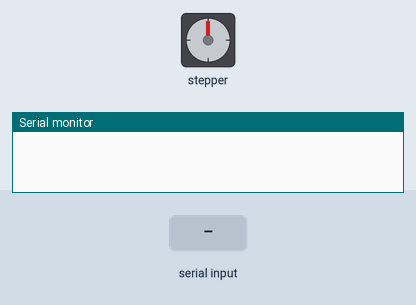
The sketch below on a simulated Arduino Uno, built with avr-gcc and run on an emulated ATmega328P. On the bench: stepper motor, the last lines printed to the serial monitor. Wiring (inferred from the names in the program): stepper motor driver (200 steps per turn assumed): step pin 5; direction pin 2. Inputs (shaded band) come from the test bench.

Above: at 1.2 s.
1.3 s: "a,45\n" received over Serial
At 3.3 s:
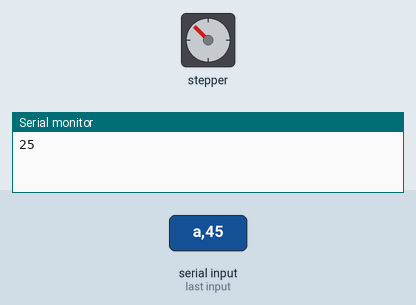
3.6 s: "a,45\n" received over Serial
At 5.0 s:
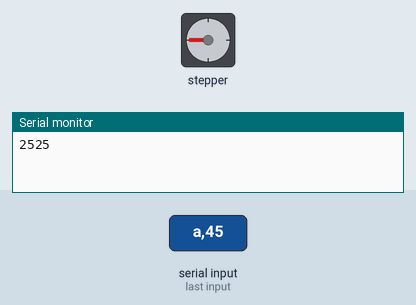
Timing chart, 0 to 6.6 s (numbered marks = the images above; inputs shaded):
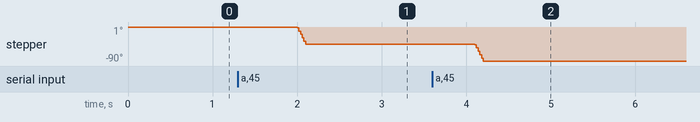

The sketch:

stepwithgui.ino
```cpp
/*const int dirPin = 2;
const int stepPin = 5;
const int stepsPerRevolution = 200;

bool clockwise;  // Default direction is clockwise

void setup()
{
  Serial.begin(9600);
  pinMode(stepPin, OUTPUT);
  pinMode(dirPin, OUTPUT);
}

void loop()
{
  if (Serial.available() > 0) {
    String input = Serial.readStringUntil('\n');
    int commaIndex = input.indexOf(',');

    if (commaIndex != -1) {
      clockwise = (input.substring(0, commaIndex) == "1");
      float angle = input.substring(commaIndex + 1).toFloat();

      int steps = angle * (float(stepsPerRevolution) / 360.0);

      digitalWrite(dirPin, clockwise ? HIGH : LOW);

      for (int i = 0; i < steps; i++) {
        digitalWrite(stepPin, HIGH);
        delayMicroseconds(2000);
        digitalWrite(stepPin, LOW);
        delayMicroseconds(2000);
      }

      Serial.print(steps);
      Serial.println(clockwise);
    }

    while (Serial.available() > 0) {
      // Clear any remaining input in the serial buffer
      Serial.read();
    }
  }

  delay(1000);  // Add a small delay before next iteration
}*/

const int dirPin = 2;
const int stepPin = 5;
const int stepsPerRevolution = 200;

bool clockwise;  // Default direction is clockwise

void setup()
{
  Serial.begin(9600);
  pinMode(stepPin, OUTPUT);
  pinMode(dirPin, OUTPUT);
}

void loop()
{
  if (Serial.available() > 0) {
    String input = Serial.readStringUntil('\n');

    if (input.charAt(0) == 'd') {
      clockwise = (input.charAt(2) == '1');
      Serial.println(clockwise);
      if(clockwise == true){
        digitalWrite(dirPin, HIGH);
      }
      else if(clockwise == false){
        digitalWrite(dirPin, LOW);
      }
    }
    else if (input.charAt(0) == 'a') {
      float angle = input.substring(2).toFloat();

      int steps = angle * (float(stepsPerRevolution) / 360.0);

      //digitalWrite(dirPin, clockwise ? HIGH : LOW);

      for (int i = 0; i < steps; i++) {
        digitalWrite(stepPin, HIGH);
        delayMicroseconds(2000);
        digitalWrite(stepPin, LOW);
        delayMicroseconds(2000);
      }

      Serial.print(steps);
      //Serial.println(clockwise);
    }
  }

  delay(1000);  // Add a small delay before next iteration
}
```

Measured:
- after the input at 1.3 s, stepper: turns 45° counter-clockwise in 0.10 s, starting after 0.70 s
- after the input at 3.6 s, stepper: turns 45° counter-clockwise in 0.10 s, starting after 0.50 s
